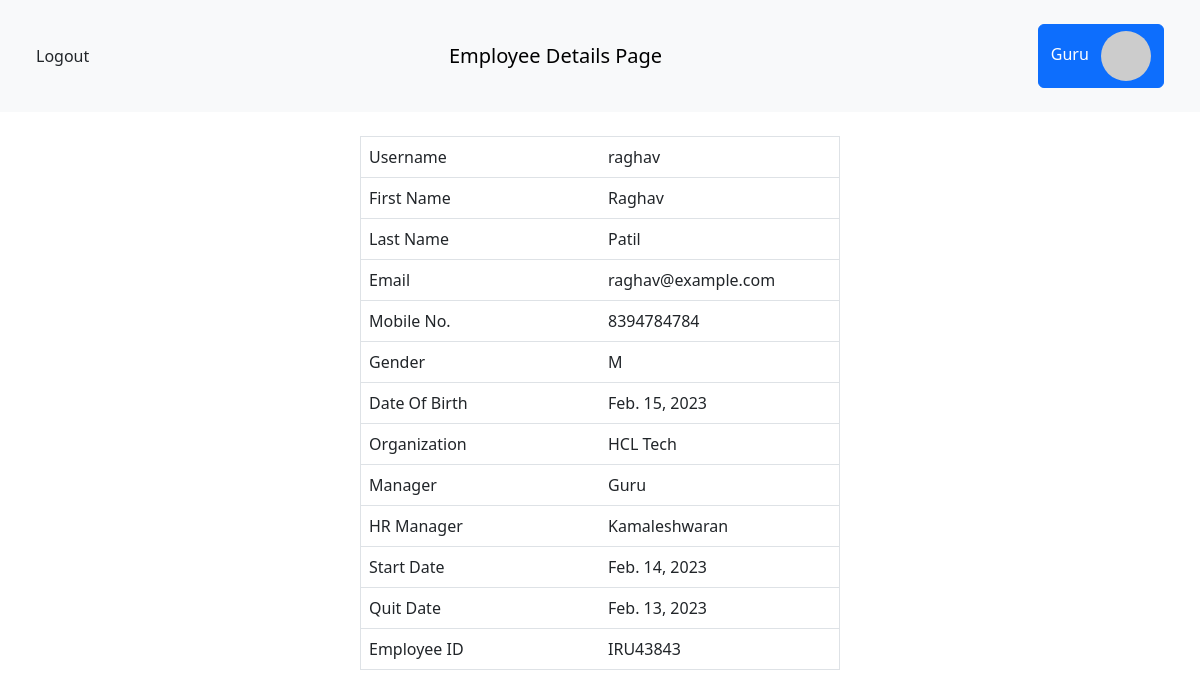
The app's page /pages/view_employee/4 (signed in) with its own data.
### accounts/models.py (models this page shows)
class User(AbstractUser):
    mobile = models.CharField("Mobile No.", max_length=10, null=False, blank=False)
    emp_id = models.CharField("Employee ID", max_length=8, null=False, blank=False)

class Employee(User):
    gender = models.CharField(max_length=1, null=False, blank=False)
    dob = models.DateField("Date Of Birth", null=False, blank=False)
    start_date = models.DateField("Start Date", null=False, blank=False)
    quit_date = models.DateField("Quit Date", null=True, blank=True)
    my_manager = models.ForeignKey(Manager, on_delete=models.CASCADE)
    my_hr = models.ForeignKey(HRManager, on_delete=models.CASCADE)

class Admin(User):
    org = models.CharField("Organization", max_length=50, null=False, blank=False)

### pages/views.py (the view)
# urls.py: path("view_employee/<int:pk>", views.view_employee_details, name="view_employee"),
def view_employee_details(request, pk):
    context = dict()
    context["title"] = "View Details | Employee"
    context["heading"] = "Employee Details Page"
    if not request.user.is_authenticated:
        return redirect("/accounts/")
    try:
        user = Employee.objects.all().get(id=pk)
        cur_id = request.user.id
        conditions = (
            cur_id != user.id,
            cur_id != user.my_manager.id,
            cur_id != user.my_hr.id,
            cur_id != user.my_manager.my_admin.id,
        )
        if all(conditions):
            raise Exception()
        data = (
            ("Username", user.username),
            ("First Name", user.first_name),
            ("Last Name", user.last_name),
            ("Email", user.email),
            ("Mobile No.", user.mobile),
            ("Gender", user.gender),
            ("Date Of Birth", user.dob),
            ("Organization", user.my_manager.my_admin.org),
            ("Manager", user.my_manager.first_name),
            ("HR Manager", user.my_hr.first_name),
            ("Start Date", user.start_date),
            ("Quit Date", user.quit_date),
            ("Employee ID", user.emp_id),
        )
        context["data"] = data
    except:
        messages.error(request, USER_NF)
    return render(request, "admin/view_user.html", context)

### templates/admin/view_user.html (shortened to what this page needs)
{% extends 'pages/base.html' %}
{% block heading %}{{ heading }}{% endblock heading %}
{% block content %}
<div class="d-flex justify-content-center">
    <table class="table border" style="max-width: 30rem;">
        <tbody>
            {% for field in data %}
            <tr>
                <td class="col-6">{{ field.0 }}</td>
                <td class="col-6">{{ field.1 }}</td>
            </tr>
            {% endfor %}
        </tbody>
    </table>
</div>
{% endblock content %}

### templates/pages/base.html (shortened to what this page needs)
<!DOCTYPE html>
<html lang="en">
<head>
    <link href="https://cdn.jsdelivr.net/npm/bootstrap@5.3.0-alpha1/dist/css/bootstrap.min.css" rel="stylesheet"
>
</head>
<body>
    <nav class="navbar navbar-light bg-light mb-4 p-sm-4">
        <div class="container-fluid">
            <a class="nav-link" href="{% url 'logout' %}">Logout</a>
            <span class="navbar-brand mb-0 h1">{% block heading %}{% endblock heading %}</span>
            <a class="btn btn-primary" href="{% url 'view_profile' %}">{{ user.first_name }}
                <img class="rounded-circle ms-2" src="https://picsum.photos/50" alt="">
            </a>
        </div>
    </nav>
    <div class="container mb-4">
        <div class="row">
            {% block content %}
            {% endblock content%}
        </div>
    </div>
</body>

### records on screen
User: first_name "Guru", first_name "Guru"
User: username "raghav" "Raghav" "Patil" "raghav@example.com" "8394784784" "IRU43843"
Employee: dob "Feb. 15, 2023" "Feb. 14, 2023" "Feb. 13, 2023"
Admin: org "HCL Tech"
User: first_name "Kamaleshwaran"

### other values on screen
{{ heading }} "Employee Details Page"
{{ field.0 }} "Username" "First Name" "Last Name" "Email" "Mobile No." "Gender" "Date Of Birth" "Organization" "Manager" "HR Manager" "Start Date" "Quit Date" "Employee ID"
{{ field.1 }} "M"
